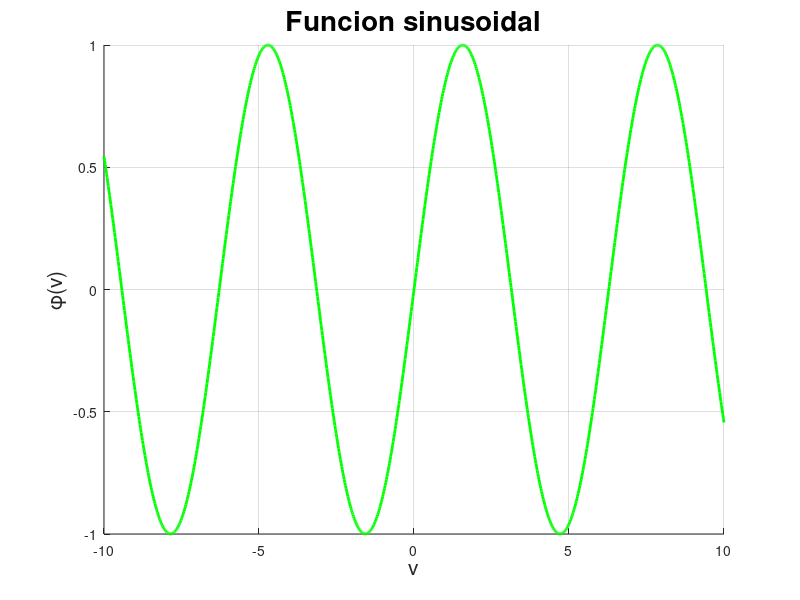

Reproduce this figure in MATLAB.
% Ian Mu;oz Nu;ez - Funcion sinusoidal

close all
clear
clc

n = 1000;

v = linspace(-10, 10, n);

A = 1;
B = 1;
C = 0;

phi = [];
for i=1:n
    phi(i) = A * sin(B*v(i) + C);
end

figure(1)
hold on
grid on

plot(v, phi, 'g', 'LineWidth', 2)

title("Funcion sinusoidal", 'FontSize', 20)
xlabel('v', 'FontSize', 15)
ylabel('\phi(v)', 'FontSize', 15)

